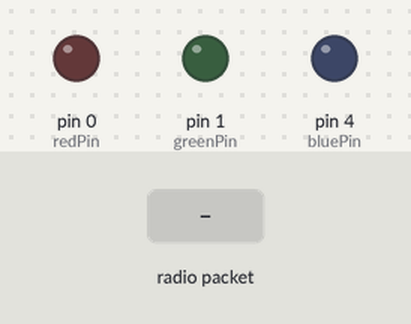
A sketch run on a simulated Arduino Uno, built with avr-gcc and run on an emulated ATmega328P. On the bench: output pins drawn as LEDs (lit = HIGH). The inputs (shaded band) are chosen by the test bench. No radio packets arrive unless stated.

Above: at 1.2 s.
1.3 s: radio packet "0" arrives
At 2.1 s:
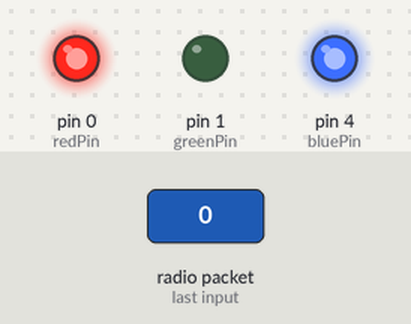
Timing chart, 0 to 4.3 s (numbered marks = the images above; inputs shaded):
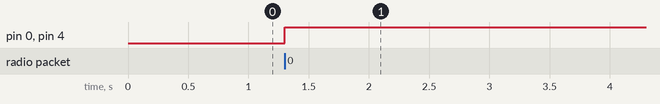

The sketch:

Reciever.ino
```cpp
#include <VirtualWire.h>
//#include <DigiUSB.h>
#define redPin       0 // this is the pin the red pin is on
#define greenPin     1 // this is the pin the green pin is on
#define bluePin      4 // this is the pin the blue pin is on
#define receive_pin  5 // this is the pin the reciever is on

int val;

char Sensor1CharMsg[4];


void setup()
{
  vw_set_rx_pin(receive_pin);
  vw_setup(2000); // Bits per sec
  vw_rx_start();  // Start the receiver PLL running
 // DigiUSB.begin();


}

void loop()
{
  uint8_t buf[VW_MAX_MESSAGE_LEN];
  uint8_t buflen = VW_MAX_MESSAGE_LEN;

      if (vw_get_message(buf, &buflen))
    {
    int i;
        // Message with a good checksum received, dump it.
        for (i = 0; i < buflen; i++)
    {
          // Fill Sensor1CharMsg Char array with corresponding
          // chars from buffer.
          Sensor1CharMsg[i] = char(buf[i]);
    }

        // Null terminate the char array
        // This needs to be done otherwise problems will occur
        // when the incoming messages has less digits than the
        // one before.
        Sensor1CharMsg[buflen] = '\0';

        // Convert Sensor1CharMsg Char array to integer
        val = atoi(Sensor1CharMsg);

    switch(val)    // 1st stage no color
    {
     case 0:
      analogWrite(redPin, 255);
      analogWrite(bluePin, 255);
      analogWrite(greenPin, 255);
                                 // 1 is added to the value to make it go to the next color the next time
                      // 2nd stage red color
     case 1:
      analogWrite(redPin, 0);
      analogWrite(bluePin, 255);
      analogWrite(greenPin, 255);
                                 // 1 is added to the value to make it go to the next color the next time

    case 2:                    // 3rd stage blue color
      analogWrite(redPin, 255);
      analogWrite(bluePin, 0);
      analogWrite(greenPin, 255);
          // 1 is added to the value to make it go to the next color the next time

    case 3:                   // 4th stage green color
      analogWrite(redPin, 255);
      analogWrite(bluePin, 255);
      analogWrite(greenPin, 0);
                             // value resets so the loop starts over

    }
  }
}


//This code may be used if noise is an issue


/*  int mail = vw_have_message();        //mail = ture when there is a message waiting

 if (mail == true);               //you've got mail!
 {
 int failsafe = vw_wait_rx_max(50);  //waits for message for 50ms if nothing returns false

 if (failsafe == true);              //and the mail you got is real mail!
 {
 vw_get_message(buf, &buflen);
 }


 }

 */
```

Measured:
- after the input at 1.3 s, pin 0 (redPin), pin 4 (bluePin): LOW → HIGH at once
